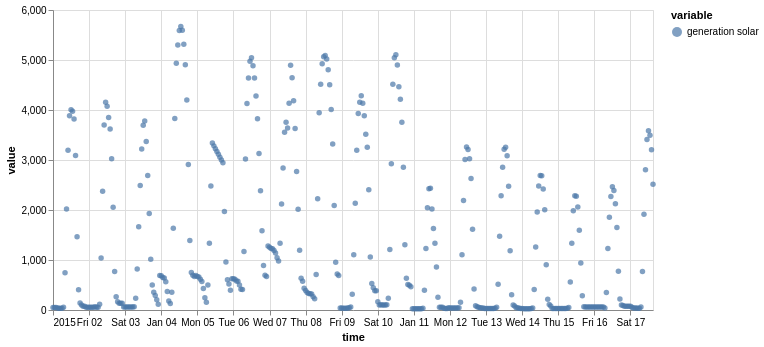

The cell this chart's notebook holds for it:
### Markdown cell above
With univariate TimeSeries

### Code cell
on.Plot(ts_uni.head(400))\
    .add(on.marks.dots)\
    .properties(width=600)\
    .show()

### Figure 1 — Vega specification as saved in the notebook (floating-point values rounded to 4 significant figures; data arrays with more than 128 entries replaced by an {"elided": "..."} marker saying what was removed)
{"$schema": "https://vega.github.io/schema/vega/v5.json", "data": [{"name": "source_0", "values": {"elided": "400 records"}, "transform": [{"type": "formula", "expr": "toDate(datum['time'])", "as": "time"}]}, {"name": "source_0_y_domain_value", "values": [{"min": 23.0, "max": 5668.0}]}, {"name": "source_0_color_domain_variable", "values": [{"variable": "generation solar"}]}], "marks": [{"type": "symbol", "name": "layer_0_marks", "from": {"data": "source_0"}, "encode": {"update": {"y": {"field": "value", "scale": "y"}, "shape": {"value": "circle"}, "opacity": {"value": 0.7}, "fill": {"field": "variable", "scale": "color"}, "x": {"field": "time", "scale": "x"}}}, "style": ["circle"]}], "scales": [{"name": "x", "type": "time", "domain": {"data": "source_0", "field": "time"}, "range": [0, {"signal": "width"}]}, {"name": "y", "type": "linear", "domain": [{"signal": "(data(\"source_0_y_domain_value\")[0] || {}).min"}, {"signal": "(data(\"source_0_y_domain_value\")[0] || {}).max"}], "range": [{"signal": "height"}, 0], "zero": true, "nice": true}, {"name": "color", "type": "ordinal", "domain": {"data": "source_0_color_domain_variable", "field": "variable", "sort": true}, "range": "category"}], "axes": [{"scale": "x", "ticks": false, "gridScale": "y", "domain": false, "labels": false, "maxExtent": 0, "tickCount": {"signal": "ceil(width/40)"}, "minExtent": 0, "zindex": 0, "grid": true, "orient": "bottom", "aria": false}, {"scale": "y", "grid": true, "maxExtent": 0, "minExtent": 0, "gridScale": "x", "tickCount": {"signal": "ceil(height/40)"}, "ticks": false, "zindex": 0, "domain": false, "labels": false, "orient": "left", "aria": false}, {"scale": "x", "labelFlush": true, "orient": "bottom", "zindex": 0, "title": "time", "labelOverlap": true, "tickCount": {"signal": "ceil(width/40)"}, "grid": false}, {"scale": "y", "title": "value", "orient": "left", "zindex": 0, "grid": false, "labelOverlap": true, "tickCount": {"signal": "ceil(height/40)"}}], "padding": 5, "style": "cell", "legends": [{"fill": "color", "symbolType": "circle", "title": "variable", "encode": {"symbols": {"update": {"opacity": {"value": 0.7}}}}}], "height": 300, "width": 600, "background": "white"}
